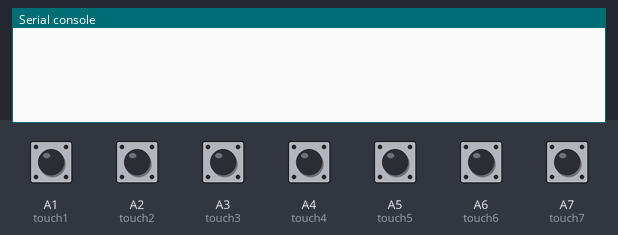
Bench run of a program on a simulated Circuit Playground running CircuitPython. Shown: the last lines printed to the serial console. The test bench sets the inputs (shaded band); at power-on: A1 (touch1), A2 (touch2), A3 (touch3), A4 (touch4), A5 (touch5), A6 (touch6), A7 (touch7) LOW. Touch pads read as touched when driven HIGH.

Above: at 1.2 s.
1.3 s: A1 (touch1) pulled HIGH for 0.15 s
At 1.9 s:
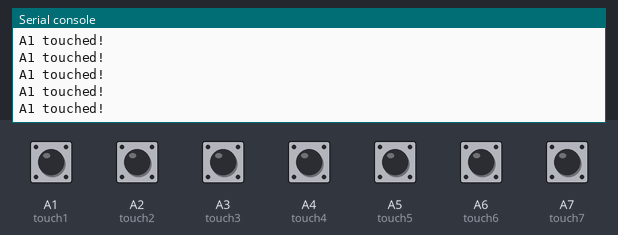
2.9 s: A2 (touch2) pulled HIGH for 0.15 s
At 4.2 s:
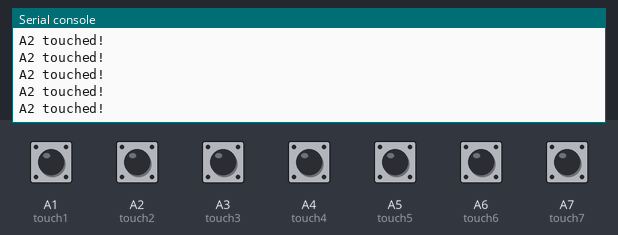
4.5 s: A3 (touch3) pulled HIGH for 0.15 s
At 5.4 s:
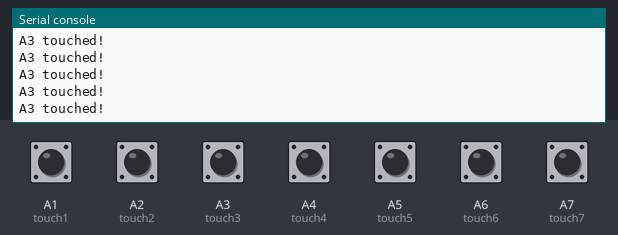
6.1 s: A4 (touch4) pulled HIGH for 0.15 s
At 6.8 s:
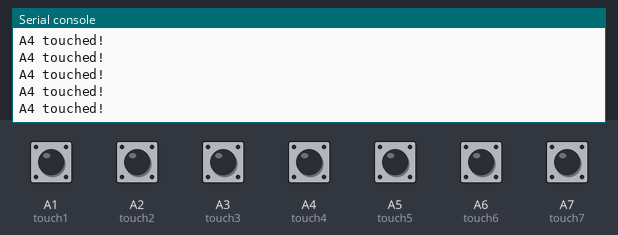
7.7 s: A5 (touch5) pulled HIGH for 0.15 s
At 8.2 s:
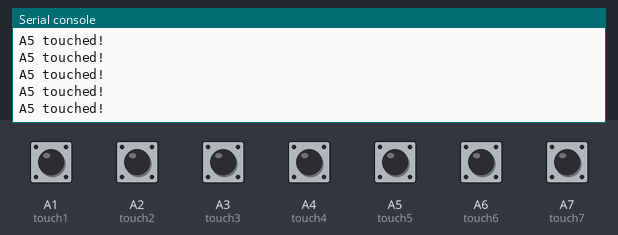
9.3 s: A6 (touch6) pulled HIGH for 0.15 s
At 10.3 s:
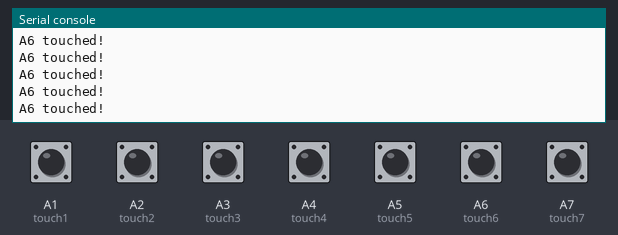
Timing chart, 0 to 11.9 s (numbered marks = the images above; inputs shaded):
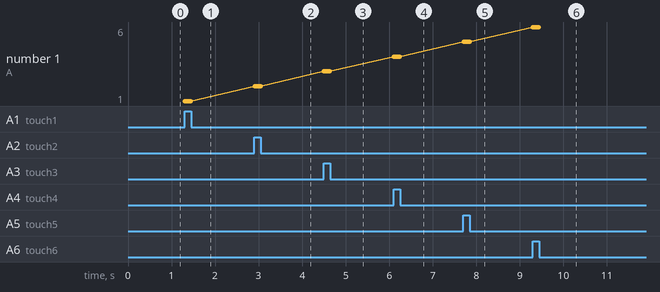

The program:

main.py
```python
# CircuitPlaygroundExpress_CapTouch

import time

import board
import touchio

touch1 = touchio.TouchIn(board.A1)
touch2 = touchio.TouchIn(board.A2)
touch3 = touchio.TouchIn(board.A3)
touch4 = touchio.TouchIn(board.A4)
touch5 = touchio.TouchIn(board.A5)
touch6 = touchio.TouchIn(board.A6)
touch7 = touchio.TouchIn(board.A7)

while True:
    if touch1.value:
        print("A1 touched!")
    if touch2.value:
        print("A2 touched!")
    if touch3.value:
        print("A3 touched!")
    if touch4.value:
        print("A4 touched!")
    if touch5.value:
        print("A5 touched!")
    if touch6.value:
        print("A6 touched!")
    if touch7.value:
        print("A7 touched!")

    time.sleep(0.01)
```

Measured:
- after the input at 1.3 s, the serial console: prints a new line at once (image 1)
- after the input at 2.9 s, the serial console: prints a new line at once (image 2)
- after the input at 4.5 s, the serial console: prints a new line at once (image 3)
- after the input at 6.1 s, the serial console: prints a new line at once (image 4)
- after the input at 7.7 s, the serial console: prints a new line at once (image 5)
- after the input at 9.3 s, the serial console: prints a new line at once (image 6)
- plotted number 1: 1 → 2 after the input at 2.9 s, 2 → 3 after the input at 4.5 s, 3 → 4 after the input at 6.1 s, 4 → 5 after the input at 7.7 s, 5 → 6 after the input at 9.3 s
